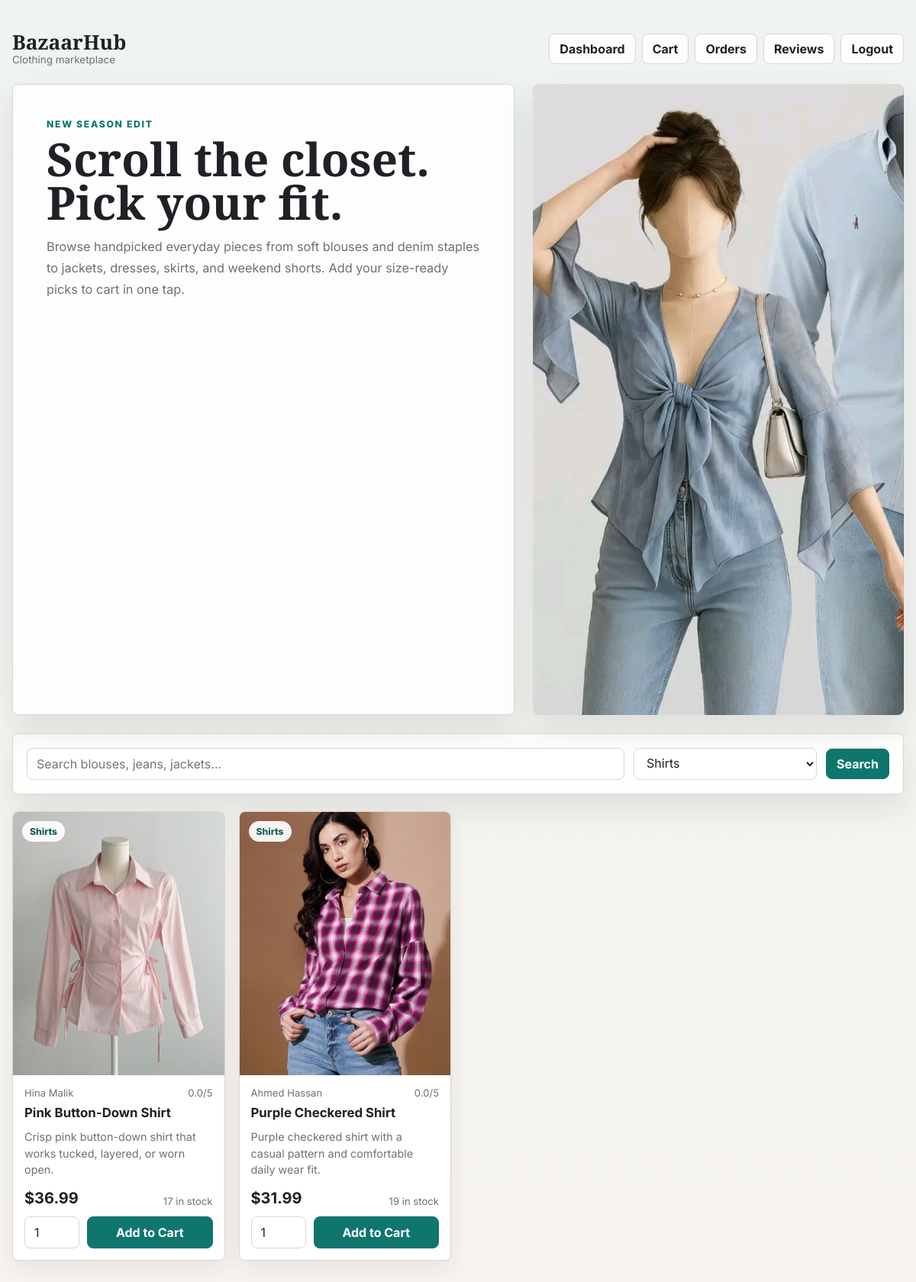
The app's page /customer/products.php?category_id=7 (signed in) with its own data.
### tables this page shows
CREATE TABLE products (
    id INT AUTO_INCREMENT PRIMARY KEY,
    name VARCHAR(150) NOT NULL,
    description TEXT,
    image_url VARCHAR(255),
    price DECIMAL(10,2) NOT NULL,
    stock INT DEFAULT 0,
    category_id INT NOT NULL,
    seller_id INT NOT NULL,
    created_at TIMESTAMP DEFAULT CURRENT_TIMESTAMP,
    FOREIGN KEY (category_id) REFERENCES categories(id)
    ON DELETE CASCADE ON UPDATE CASCADE,
    FOREIGN KEY (seller_id) REFERENCES users(id)
    ON DELETE CASCADE ON UPDATE CASCADE
);

CREATE TABLE categories (
    id INT AUTO_INCREMENT PRIMARY KEY,
    name VARCHAR(100) UNIQUE NOT NULL
);

CREATE TABLE users (
    id INT AUTO_INCREMENT PRIMARY KEY,
    name VARCHAR(100) NOT NULL,
    email VARCHAR(100) UNIQUE NOT NULL,
    password VARCHAR(255) NOT NULL,
    role ENUM('admin','seller','customer') DEFAULT 'customer',
    account_status ENUM('pending','active','suspended') DEFAULT 'active',
    created_at TIMESTAMP DEFAULT CURRENT_TIMESTAMP
);

### customer/products.php (the view, shortened to what this page needs)
<?php
require_once '../db.php';
$search = trim($_GET['search'] ?? '');
$category_id = (int) ($_GET['category_id'] ?? 0);
$categories = mysqli_query($conn, "SELECT id, name FROM categories ORDER BY name");
$hero_image = "../assets/images/products/blue_bow_blouse.jfif";
$sql = "
    SELECT p.id, p.name, p.description, p.price, p.stock, p.image_url,
           c.name AS category_name, u.name AS seller_name,
           COALESCE(AVG(r.rating), 0) AS avg_rating
    FROM products p
    JOIN categories c ON c.id = p.category_id
    JOIN users u ON u.id = p.seller_id
    LEFT JOIN reviews r ON r.product_id = p.id
    WHERE (? = '' OR p.name LIKE CONCAT('%', ?, '%'))
      AND (? = 0 OR p.category_id = ?)
    GROUP BY p.id, p.name, p.description, p.price, p.stock, p.image_url, c.name, u.name
    ORDER BY p.created_at DESC
";
$stmt = mysqli_prepare($conn, $sql);
mysqli_stmt_bind_param($stmt, "ssii", $search, $search, $category_id, $category_id);
mysqli_stmt_execute($stmt);
$products = mysqli_stmt_get_result($stmt);
?>
<!DOCTYPE html>
<html lang="en">
<head>
    <link rel="stylesheet" href="../assets/css/styles.css">
    <link rel="stylesheet" href="../assets/css/customer.css">
</head>
<body class="customer-page">
<main class="shop-shell">
    <nav class="shop-nav" aria-label="Customer navigation">
        <a class="shop-brand" href="dashboard.php">
            <strong>BazaarHub</strong>
            <span>Clothing marketplace</span>
        </a>
        <div class="shop-links">
            <a class="shop-link" href="dashboard.php">Dashboard</a>
            <a class="shop-link" href="cart.php">Cart</a>
            <a class="shop-link" href="my_orders.php">Orders</a>
            <a class="shop-link" href="reviews.php">Reviews</a>
            <a class="shop-link" href="../logout.php">Logout</a>
        </div>
    </nav>
    <section class="shop-hero">
        <div class="shop-hero__copy">
            <p class="shop-kicker">New season edit</p>
            <h1 class="shop-title">Scroll the closet. Pick your fit.</h1>
            <p class="shop-copy">
                Browse handpicked everyday pieces from soft blouses and denim staples to jackets,
                dresses, skirts, and weekend shorts. Add your size-ready picks to cart in one tap.
            </p>
        </div>
        <div class="shop-hero__media">
            <img src="<?= htmlspecialchars($hero_image) ?>" alt="BazaarHub clothing collection">
        </div>
    </section>
    <section class="shop-panel" aria-label="Product filters">
        <form class="shop-toolbar" method="GET">
            <input class="shop-input" type="text" name="search" placeholder="Search blouses, jeans, jackets..." value="<?= htmlspecialchars($search) ?>">
            <select class="shop-select" name="category_id">
                <?php while ($category = mysqli_fetch_assoc($categories)): ?>
                    <option value="<?= $category['id'] ?>" <?= $category_id === (int) $category['id'] ? 'selected' : '' ?>>
                        <?= htmlspecialchars($category['name']) ?>
                    </option>
                <?php endwhile; ?>
            </select>
            <button class="shop-button shop-button--primary" type="submit">Search</button>
        </form>
    </section>
    <section class="product-grid" aria-label="Products">
        <?php while ($product = mysqli_fetch_assoc($products)): ?>
            <?php
                $image_url = $product['image_url'] ?: 'assets/images/products/blue_bow_blouse.jfif';
                $image_src = '../' . ltrim($image_url, '/');
            ?>
            <article class="product-card">
                <div class="product-card__image">
                    <img src="<?= htmlspecialchars($image_src) ?>" alt="<?= htmlspecialchars($product['name']) ?>">
                    <span class="product-chip"><?= htmlspecialchars($product['category_name']) ?></span>
                </div>
                <div class="product-card__body">
                    <div class="product-card__meta">
                        <span><?= htmlspecialchars($product['seller_name']) ?></span>
                        <span><?= number_format($product['avg_rating'], 1) ?>/5</span>
                    </div>
                    <h2><?= htmlspecialchars($product['name']) ?></h2>
                    <p class="product-desc"><?= htmlspecialchars($product['description'] ?? '') ?></p>
                    <div class="product-card__footer">
                        <div class="product-price">
                            <strong>$<?= number_format($product['price'], 2) ?></strong>
                            <span class="product-stock"><?= (int) $product['stock'] ?> in stock</span>
                        </div>
                        <?php if ((int) $product['stock'] > 0): ?>
                            <form class="cart-form" method="POST">
                                <input class="quantity-input" type="number" name="quantity" value="1" min="1" max="<?= (int) $product['stock'] ?>" aria-label="Quantity for <?= htmlspecialchars($product['name']) ?>">
                                <button class="shop-button shop-button--primary" type="submit">Add to Cart</button>
                            </form>
                        <?php else: ?>
                            <div class="empty-state">Out of stock</div>
                        <?php endif; ?>
                    </div>
                </div>
            </article>
        <?php endwhile; ?>
    </section>
</main>
</body>
</html>

### assets/css/styles.css (style rules this page uses)
:root { --color-page: #fff8dc; --color-surface: #fffdf5; --color-surface-soft: #f5ead0; --color-border: #d3c0a3; --color-border-strong: #ab907b; --color-text: #674846; --color-text-muted: #8c726d; --color-primary: #674846; --color-primary-deep: #4f3734; --color-success: #6c8a5a; --color-shadow: rgba(103, 72, 70, 0.12); --color-glow: rgba(103, 72, 70, 0.16); --color-ring: rgba(103, 72, 70, 0.28); --gradient-blue: linear-gradient(135deg, #8b6b67 0%, #674846 100%); --shadow-card: 0 24px 60px rgba(103, 72, 70, 0.15); --shadow-soft: 0 14px 30px rgba(103, 72, 70, 0.08); --font-display: "Playfair Display", Georgia, serif; --font-body: "Inter", Arial, sans-serif; }
* { box-sizing: border-box; }
html { color-scheme: light; }
body { margin: 0; min-height: 100vh; display: flex; align-items: center; justify-content: center; background: var(--color-page); color: var(--color-text); font-family: var(--font-body); }
button, input { font: inherit; }
a { color: inherit; }

### records on screen
products: image_url (picture), category.name "Shirts", seller.name "Hina Malik", avg_rating "0.0", name "Pink Button-Down Shirt", description "Crisp pink button-down shirt that works tucked, layered, or worn open.", price "36.99", stock "17"
products: image_url (picture), category.name "Shirts", seller.name "Ahmed Hassan", avg_rating "0.0", name "Purple Checkered Shirt", description "Purple checkered shirt with a casual pattern and comfortable daily wear fit.", price "31.99", stock "19"

### other values on screen
form field category_id "Shirts"
